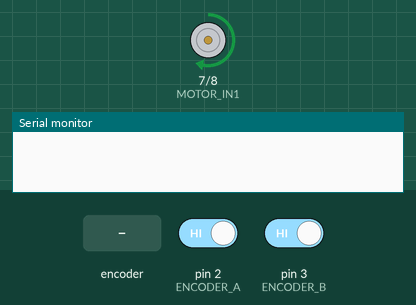
A sketch run on a simulated Arduino Uno, built with avr-gcc and run on an emulated ATmega328P. Shown: motor-driver pin pairs drawn as motors (green arrow = first pin HIGH = forward, orange = second pin HIGH = backward, longer = more drive, scaled by the enable pin), the last lines printed to the serial monitor. Inputs (shaded band) come from the test bench; at power-on: pin 2 (ENCODER_A) HIGH, pin 3 (ENCODER_B) HIGH.

Above: at 1.2 s.
1.3 s: rotary encoder on pin 2 (ENCODER_A) / pin 3 (ENCODER_B) turned 2 steps (second pin leading)
At 4.0 s:
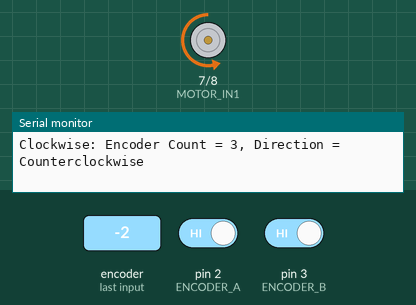
4.5 s: rotary encoder on pin 2 (ENCODER_A) / pin 3 (ENCODER_B) turned 1 step (first pin leading)
At 5.5 s:
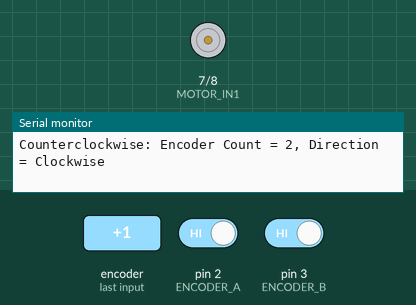
Timing chart, 0 to 13.5 s (numbered marks = the images above; inputs shaded):
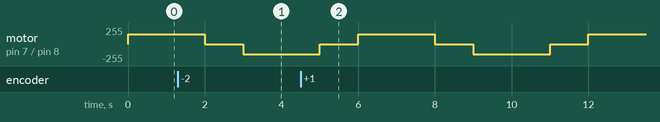

The sketch:

Encoder_rotation_check.ino
```cpp
#define ENCODER_A 2      // Encoder A signal pin (Interrupt)
#define ENCODER_B 3      // Encoder B signal pin
#define MOTOR_PWM 9      // Motor PWM control pin
#define MOTOR_IN1 7      // Motor direction control pin 1
#define MOTOR_IN2 8      // Motor direction control pin 2

volatile int encoderCount = 0;  // Encoder pulse count
volatile int direction = 0;     // 0 = Clockwise, 1 = Counterclockwise
volatile int lastA = LOW;       // Previous state of ENCODER_A

// Encoder Interrupt Service Routine (ISR)
void encoderISR() {
  int A = digitalRead(ENCODER_A);
  int B = digitalRead(ENCODER_B);

  if (A != lastA) { // Only process changes
    if (A == HIGH) {
      // A leading B -> Clockwise
      if (B == LOW) {
        direction = 0;
      }
      // A trailing B -> Counterclockwise
      else {
        direction = 1;
      }
    }
    encoderCount++;
  }
  lastA = A; // Store last state
}

void setup() {
  Serial.begin(9600);

  pinMode(ENCODER_A, INPUT_PULLUP);
  pinMode(ENCODER_B, INPUT_PULLUP);
  pinMode(MOTOR_PWM, OUTPUT);
  pinMode(MOTOR_IN1, OUTPUT);
  pinMode(MOTOR_IN2, OUTPUT);

  attachInterrupt(digitalPinToInterrupt(ENCODER_A), encoderISR, CHANGE); // Trigger on any change
}

void runMotor(int speed, bool clockwise) {
  if (clockwise) {
    digitalWrite(MOTOR_IN1, HIGH);
    digitalWrite(MOTOR_IN2, LOW);
  } else {
    digitalWrite(MOTOR_IN1, LOW);
    digitalWrite(MOTOR_IN2, HIGH);
  }
  analogWrite(MOTOR_PWM, speed);
}

void stopMotor() {
  digitalWrite(MOTOR_IN1, LOW);
  digitalWrite(MOTOR_IN2, LOW);
  analogWrite(MOTOR_PWM, 0);
}

void loop() {
  encoderCount = 0;

  // Run motor clockwise
  runMotor(150, true);
  delay(2000);
  stopMotor();

  Serial.print("Clockwise: Encoder Count = ");
  Serial.print(encoderCount);
  Serial.print(", Direction = ");
  Serial.println(direction == 0 ? "Clockwise" : "Counterclockwise");

  delay(1000);

  encoderCount = 0;

  // Run motor counterclockwise
  runMotor(150, false);
  delay(2000);
  stopMotor();

  Serial.print("Counterclockwise: Encoder Count = ");
  Serial.print(encoderCount);
  Serial.print(", Direction = ");
  Serial.println(direction == 1 ? "Counterclockwise" : "Clockwise");

  delay(1000);
}
```

encoder_v2.ino
```cpp

```
